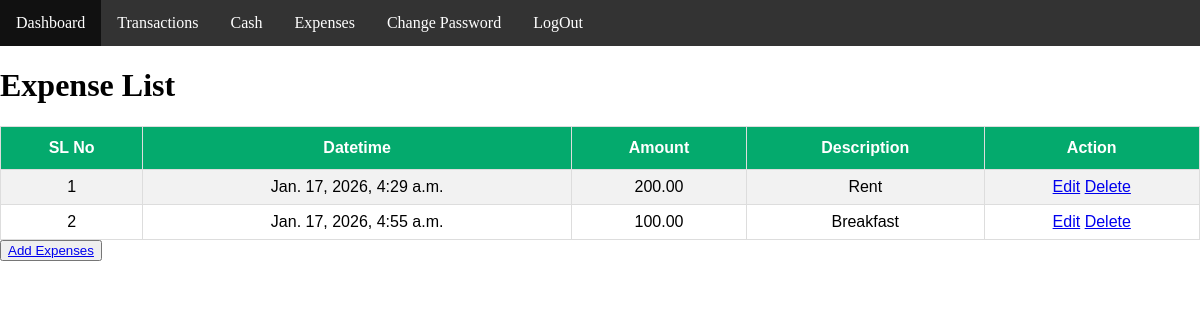
Page /Expense_list/ (signed in) on the committed database.
### Cash_Management/models.py (models this page shows, shortened)
class ExpenseModel(models.Model):
    user=models.ForeignKey(AuthUserModel, on_delete=models.CASCADE,null=True, related_name='user_expense')
    datetime=models.DateTimeField(null=True)
    amount=models.DecimalField(max_digits=20, decimal_places=2)
    description=models.TextField(null=True)

### Cash_Management/views.py (the view)
# urls.py: path('Expense_list/', Expense_list, name='Expense_list'),
@login_required
def Expense_list(request):
    list_data=ExpenseModel.objects.filter(user=request.user)
    context={
        'list_data':list_data
    }
    return render(request, 'expense/expense_list.html', context)

### Cash_Management/templates/expense/expense_list.html (shortened to what this page needs)
{% include 'master/base.html' %}
{% block body %}
<h1>Expense List</h1>
<table>
  <tr>
    <th>SL No</th>
    <th>Datetime</th>
    <th>Amount</th>
    <th>Description</th>
    <th>Action</th>
  </tr>
  {% for i in list_data %}
  <tr>
    <td>{{forloop.counter}}</td>
    <td>{{i.datetime}}</td>
    <td>{{i.amount}}</td>
    <td>{{i.description}}</td>
    <td>
        <a href="{% url 'Edit_Expense_Add' i.id %}">Edit</a>
        <a href="{% url 'Delete_exp_list' i.id %}">Delete</a>
    </td>
  </tr>
  {% endfor %}
</table>
<button><a href="{% url 'Expense_Add' %}">Add Expenses</a></button>
{% endblock body %}

### Cash_Management/templates/master/base.html (style rules this page uses)
body { margin: 0; padding: 0; }
table { font-family: Arial, Helvetica, sans-serif; border-collapse: collapse; width: 100%; }
td, th { border: 1px solid #ddd; padding: 8px; text-align: center; }
tr:nth-child(even) { background-color: #f2f2f2; }
th { padding-top: 12px; padding-bottom: 12px; text-align: left; background-color: #04AA6D; color: white; text-align: center; }

### rows in the picture
ExpenseModel: datetime "Jan. 17, 2026, 4:29 a.m.", amount "200.00", description "Rent"
ExpenseModel: datetime "Jan. 17, 2026, 4:55 a.m.", amount "100.00", description "Breakfast"
